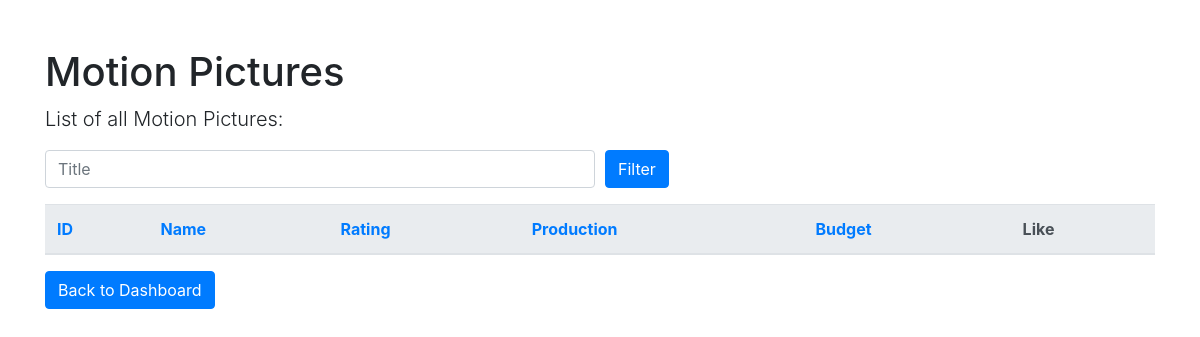
Before: /motionpicture.php with the older database file.
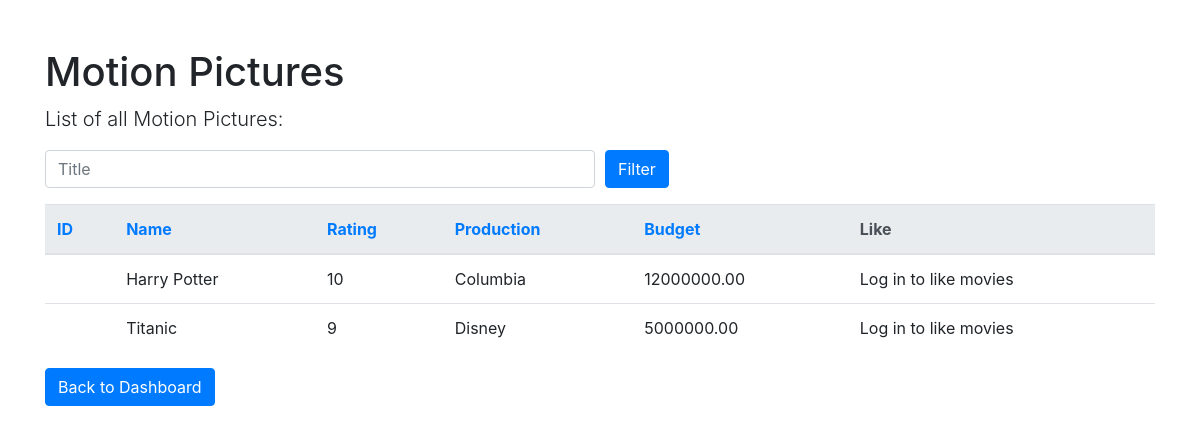
After: the same page with the newer database file.
### tables this page shows
CREATE TABLE `MotionPicture` (
  `mpid` int(20) NOT NULL,
  `name` varchar(255) DEFAULT NULL,
  `rating` float DEFAULT NULL,
  `production` varchar(255) DEFAULT NULL,
  `budget` decimal(15,2) DEFAULT NULL
);

### motionpicture.php (the view, shortened to what this page needs)
<!DOCTYPE html>
<html lang="en">
<head>
    <link rel="stylesheet" href="https://stackpath.bootstrapcdn.com/bootstrap/4.3.1/css/bootstrap.min.css">
</head>
<body>
    <div class="container">
        <h1 class="mt-5">Motion Pictures</h1>
        <p class="lead">List of all Motion Pictures:</p>
        <form method="post" action="motionpicture.php" class="mb-3">
            <div class="form-row">
                <div class="col">
                    <input type="text" class="form-control" name="name" placeholder="Title" value="<?php echo isset($_SESSION['search_name']) ? $_SESSION['search_name'] : '' ?>">
                </div>
                <div class="col">
                    <button type="submit" class="btn btn-primary">Filter</button>
                </div>
            </div>
        </form>
        <table class="table">
            <thead class="thead-light">
                <tr>
                    <th><a href="?sort=<?php echo isset($_GET['sort']) && $_GET['sort'] === 'id_desc' ? 'id_asc' : 'id_desc' ?>&name=<?php echo isset($_SESSION['search_name']) ? urlencode($_SESSION['search_name']) : '' ?>">ID</a></th>
                    <th><a href="?sort=<?php echo isset($_GET['sort']) && $_GET['sort'] === 'name_desc' ? 'name_asc' : 'name_desc' ?>&name=<?php echo isset($_SESSION['search_name']) ? urlencode($_SESSION['search_name']) : '' ?>">Name</a></th>
                    <th><a href="?sort=<?php echo isset($_GET['sort']) && $_GET['sort'] === 'rating_desc' ? 'rating_asc' : 'rating_desc' ?>&name=<?php echo isset($_SESSION['search_name']) ? urlencode($_SESSION['search_name']) : '' ?>">Rating</a></th>
                    <th><a href="?sort=<?php echo isset($_GET['sort']) && $_GET['sort'] === 'production_desc' ? 'production_asc' : 'production_desc' ?>&name=<?php echo isset($_SESSION['search_name']) ? urlencode($_SESSION['search_name']) : '' ?>">Production</a></th>
                    <th><a href="?sort=<?php echo isset($_GET['sort']) && $_GET['sort'] === 'budget_desc' ? 'budget_asc' : 'budget_desc' ?>&name=<?php echo isset($_SESSION['search_name']) ? urlencode($_SESSION['search_name']) : '' ?>">Budget</a></th>
                    <th>Like</th>
                </tr>
            </thead>
            <tbody>
                <?php
                $servername = "localhost";
                $username = "root";
                $password = "";
                $dbname = "COSI127b";
                try {
                    $conn = new PDO("mysql:host=$servername;dbname=$dbname", $username, $password);
                    $conn->setAttribute(PDO::ATTR_ERRMODE, PDO::ERRMODE_EXCEPTION);
                    $sort = isset($_GET['sort']) ? $_GET['sort'] : 'rating_desc';
                    $sort_arr = explode('_', $sort);
                    $sort_field = $sort_arr[0];
                    $sort_order = end($sort_arr);
                    $sql = "SELECT id, name, rating, production, budget FROM MotionPicture";
                    $sql .= " ORDER BY $sort_field";
                    if ($sort_order === 'desc') {
                        $sql .= " DESC";
                    } else {
                        $sql .= " ASC";
                    }
                    $stmt = $conn->prepare($sql);
                    $stmt->execute();
                    $results = $stmt->fetchAll(PDO::FETCH_ASSOC);
                    foreach ($results as $row) {
                        echo "<tr>
                                <td>{$row['id']}</td>
                                <td>{$row['name']}</td>
                                <td>{$row['rating']}</td>
                                <td>{$row['production']}</td>
                                <td>{$row['budget']}</td>
                                <td>";
                        if (isset($_SESSION['user_email'])) {
                            echo "<form method='post'>
                                    <input type='hidden' name='id' value='{$row['id']}'>
                                    <button type='submit' class='btn btn-primary' name='likeMovie'>Like</button>
                                  </form>";
                        } else {
                            echo "Log in to like movies";
                        }
                        echo "</td>
                              </tr>";
                    }
                } catch(PDOException $e) {
                    echo "Error: " . $e->getMessage();
                }
                ?>
            </tbody>
        </table>
        <a href="index.php" class="btn btn-primary">Back to Dashboard</a>
    </div>
</body>
</html>

Changed rows visible on the page:
added motionpicture: name "Harry Potter", rating "10", production "Columbia", budget "12000000.00"
added motionpicture: name "Titanic", rating "9", production "Disney", budget "5000000.00"
